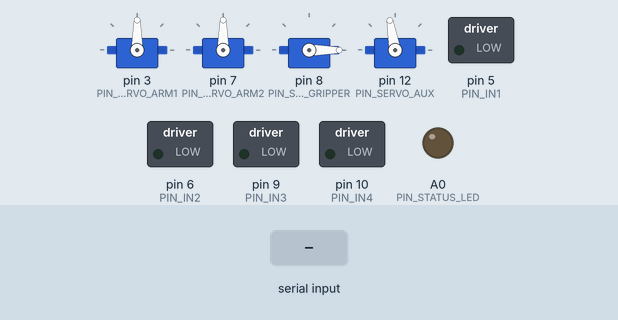
Recording of a sketch running on a simulated Arduino Uno, built with avr-gcc and run on an emulated ATmega328P. On the bench: 4 × servo, switched loads named in the sketch (green lamp = pin HIGH), output pins drawn as LEDs (lit = HIGH). The inputs (shaded band) are chosen by the test bench.

Above: at 1.2 s.
1.3 s: "G120\n" received over Serial
At 3.9 s:
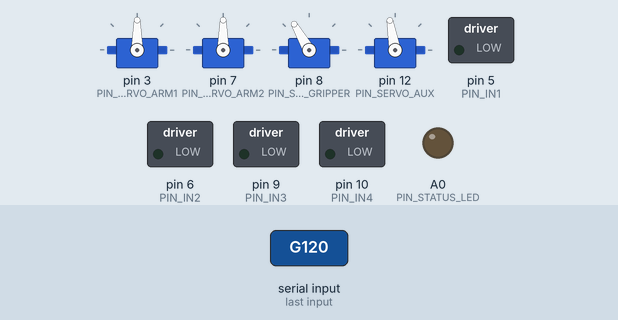
4.3 s: "30,150,10\n" received over Serial
At 6.6 s:
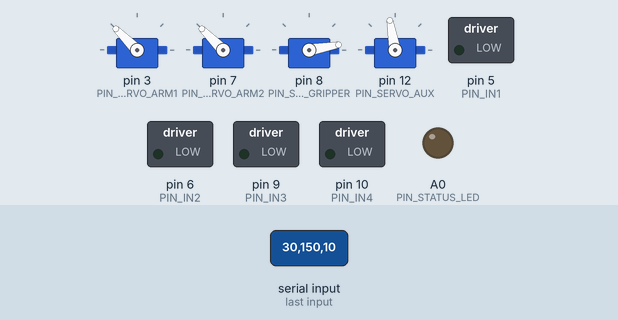
7.3 s: "30,150,10,200\n" received over Serial
At 9.5 s:
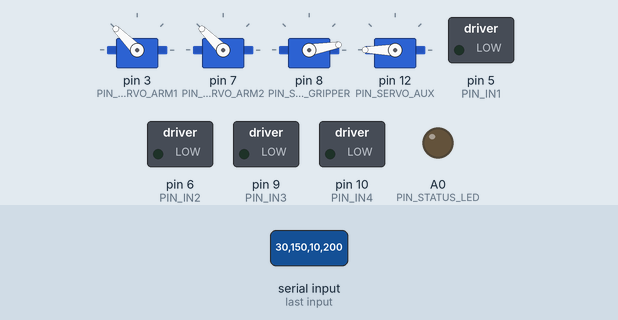
10.0 s: "5\n" received over Serial
At 10.4 s:
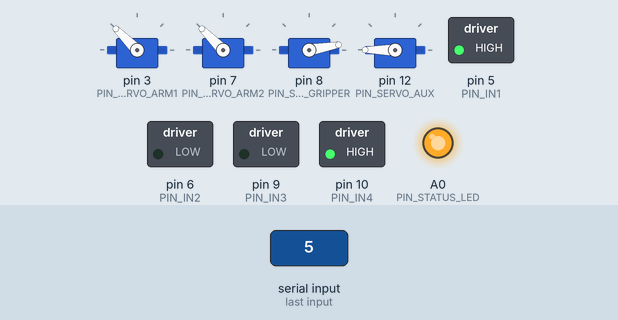
12.0 s: "200\n" received over Serial
At 12.4 s:
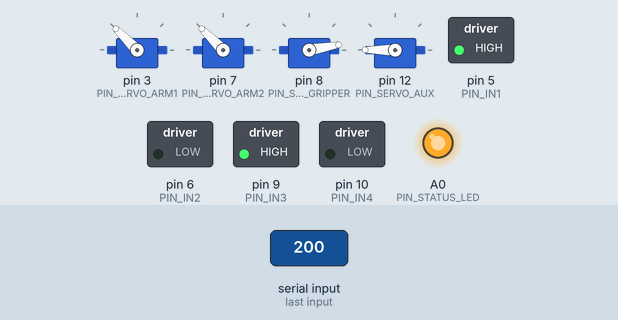
14.0 s: "1,90\n" received over Serial
At 15.0 s:
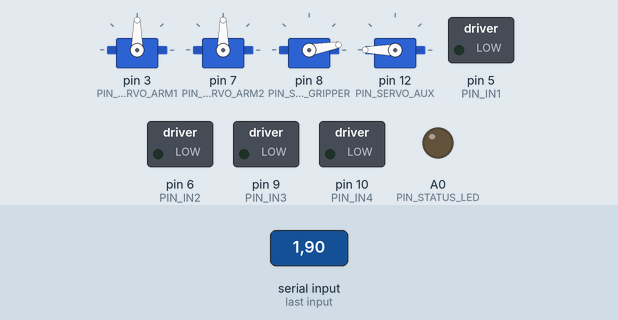
Timing chart, 0 to 17.0 s (numbered marks = the images above; inputs shaded):
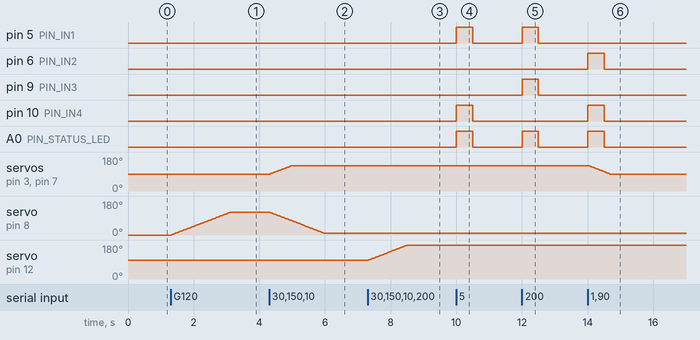

Measured:
- after the input at 1.3 s, servo on pin 8 (PIN_SERVO_GRIPPER): moves from 0° to 120° over 1.8 s, starting at once
- after the input at 4.3 s, servo on pin 3 (PIN_SERVO_ARM1), servo on pin 7 (PIN_SERVO_ARM2): moves from 90° to 135° over 0.66 s, starting at once; servo on pin 8 (PIN_SERVO_GRIPPER): moves from 120° to 10° over 1.6 s, starting at once
- after the input at 7.3 s, servo on pin 12 (PIN_SERVO_AUX): moves from 100° to 180° over 1.2 s, starting at once
- after the input at 10.0 s, pin 5 (PIN_IN1), pin 10 (PIN_IN4), A0 (PIN_STATUS_LED): LOW → HIGH at once, → LOW 0.50 s later
- after the input at 12.0 s, pin 5 (PIN_IN1), pin 9 (PIN_IN3), A0 (PIN_STATUS_LED): LOW → HIGH at once, → LOW 0.50 s later
- after the input at 14.0 s, pin 6 (PIN_IN2), pin 10 (PIN_IN4), A0 (PIN_STATUS_LED): LOW → HIGH at once, → LOW 0.50 s later; servo on pin 3 (PIN_SERVO_ARM1), servo on pin 7 (PIN_SERVO_ARM2): moves from 135° to 90° over 0.65 s, starting at once

The sketch:

slave.ino
```cpp
/*
 * Basra car slave, rebuilt from the original slave.abp logic.
 *
 * Communication follows the source project:
 *   Serial.read() receives text lines from the wireless serial module.
 *
 * Supported formats:
 *   "1"          old source-compatible drive-only command
 *   "1,90,60"    drive command, arm angle, gripper angle
 *   "1,90,60,100" drive command, arm angle, gripper angle, aux angle
 *   "G120"       debug shortcut: gripper angle
 *   "A110"       debug shortcut: D12 aux servo angle
 *
 * Motor pins requested:
 *   IN1 = D5
 *   IN2 = D6
 *   IN3 = D9
 *   IN4 = D10
 *
 * D12 is used by the aux servo in this serial-wireless version.
 */

#include <Servo.h>
#include <stdlib.h>
#include <string.h>

#define PIN_IN1          5
#define PIN_IN2          6
#define PIN_IN3          9
#define PIN_IN4          10
#define PIN_STATUS_LED   A0

#define PIN_SERVO_ARM1       3
#define PIN_SERVO_ARM2       7
#define PIN_SERVO_GRIPPER    8
#define PIN_SERVO_AUX        12

#define SERIAL_BAUD      9600
#define RX_TIMEOUT_MS    500
#define SERVO_STEP_DELAY_MS  15   // 每步间隔(ms)，越大越慢
#define SERVO_STEP_SIZE      1    // 每步角度，越小越平滑

#define CMD_FORWARD      1
#define CMD_BACKWARD     2
#define CMD_STOP         3
#define CMD_LEFT         4
#define CMD_RIGHT        5

#define ARM_CENTER       90
#define ARM_MIN_ANGLE    45
#define ARM_MAX_ANGLE    135
#define GRIPPER_CLOSE    0
#define GRIPPER_OPEN     120

#define AUX_HOME         100
#define AUX_MIN_ANGLE    0
#define AUX_MAX_ANGLE    180

static unsigned long lastRxMs = 0;
static unsigned long lastServoStepMs = 0;
static uint8_t currentCmd = CMD_STOP;
static uint8_t currentArmAngle = ARM_CENTER;
static uint8_t targetArmAngle = ARM_CENTER;
static uint8_t currentGripperAngle = GRIPPER_CLOSE;
static uint8_t targetGripperAngle = GRIPPER_CLOSE;
static uint8_t currentAuxAngle = AUX_HOME;
static uint8_t targetAuxAngle = AUX_HOME;
static char rxLine[24];
static uint8_t rxLen = 0;

static Servo servoArm1;
static Servo servoArm2;
static Servo servoGripper;
static Servo servoAux;

static void writeMotors(uint8_t in1, uint8_t in2, uint8_t in3, uint8_t in4) {
  digitalWrite(PIN_IN1, in1);
  digitalWrite(PIN_IN2, in2);
  digitalWrite(PIN_IN3, in3);
  digitalWrite(PIN_IN4, in4);
}

static void stopCar() {
  writeMotors(LOW, LOW, LOW, LOW);
}

static void forward() {
  writeMotors(LOW, HIGH, LOW, HIGH);
}

static void backward() {
  writeMotors(HIGH, LOW, HIGH, LOW);
}

static void left() {
  writeMotors(LOW, HIGH, HIGH, LOW);
}

static void right() {
  writeMotors(HIGH, LOW, LOW, HIGH);
}

static void runCommand(uint8_t cmd) {
  switch (cmd) {
    case CMD_FORWARD:
      forward();
      break;
    case CMD_BACKWARD:
      backward();
      break;
    case CMD_LEFT:
      left();
      break;
    case CMD_RIGHT:
      right();
      break;
    case CMD_STOP:
    default:
      stopCar();
      break;
  }
}

static void setArmAngle(uint8_t angle) {
  targetArmAngle = constrain(angle, ARM_MIN_ANGLE, ARM_MAX_ANGLE);
}

static void writeArmHome() {
  currentArmAngle = ARM_CENTER;
  targetArmAngle = ARM_CENTER;
  servoArm1.write(ARM_CENTER);
  servoArm2.write(ARM_CENTER);
}

static void setGripperAngle(uint8_t angle) {
  targetGripperAngle = constrain(angle, GRIPPER_CLOSE, GRIPPER_OPEN);
}

static void writeGripperHome() {
  currentGripperAngle = GRIPPER_CLOSE;
  targetGripperAngle = GRIPPER_CLOSE;
  servoGripper.write(GRIPPER_CLOSE);
}

static void setAuxAngle(uint8_t angle) {
  targetAuxAngle = constrain(angle, AUX_MIN_ANGLE, AUX_MAX_ANGLE);
}

static void writeAuxHome() {
  currentAuxAngle = AUX_HOME;
  targetAuxAngle = AUX_HOME;
  servoAux.write(AUX_HOME);
}

static uint8_t stepTowards(uint8_t current, uint8_t target) {
  int diff = (int)target - (int)current;
  if (abs(diff) <= (int)SERVO_STEP_SIZE) {
    return target;
  }
  return (uint8_t)((int)current + (diff > 0 ? (int)SERVO_STEP_SIZE : -(int)SERVO_STEP_SIZE));
}

static void updateServos() {
  unsigned long now = millis();
  if (now - lastServoStepMs < SERVO_STEP_DELAY_MS) {
    return;
  }
  lastServoStepMs = now;

  if (currentArmAngle != targetArmAngle) {
    currentArmAngle = stepTowards(currentArmAngle, targetArmAngle);
    servoArm1.write(currentArmAngle);
    servoArm2.write(currentArmAngle);
  }

  if (currentGripperAngle != targetGripperAngle) {
    currentGripperAngle = stepTowards(currentGripperAngle, targetGripperAngle);
    servoGripper.write(currentGripperAngle);
  }

  if (currentAuxAngle != targetAuxAngle) {
    currentAuxAngle = stepTowards(currentAuxAngle, targetAuxAngle);
    servoAux.write(currentAuxAngle);
  }
}

static void initArm() {
  servoArm1.attach(PIN_SERVO_ARM1);
  servoArm2.attach(PIN_SERVO_ARM2);
  servoGripper.attach(PIN_SERVO_GRIPPER);
  servoAux.attach(PIN_SERVO_AUX);

  writeArmHome();
  writeGripperHome();
  writeAuxHome();
}

static void applyParsedCommand(uint8_t driveCmd, int armAngle, int gripperAngle, int auxAngle) {
  currentCmd = driveCmd;
  lastRxMs = millis();
  runCommand(currentCmd);

  if (armAngle >= 0) {
    setArmAngle((uint8_t)armAngle);
  }

  if (gripperAngle >= 0) {
    setGripperAngle((uint8_t)gripperAngle);
  }

  if (auxAngle >= 0) {
    setAuxAngle((uint8_t)auxAngle);
  }
}

static void parseLine(char *line) {
  if (line[0] == 'G' || line[0] == 'g') {
    setGripperAngle((uint8_t)atoi(line + 1));
    return;
  }

  if (line[0] == 'A' || line[0] == 'a') {
    setAuxAngle((uint8_t)atoi(line + 1));
    return;
  }

  if (line[0] < '1' || line[0] > '5') {
    return;
  }

  uint8_t driveCmd = (uint8_t)(line[0] - '0');
  int armAngle = -1;
  int gripperAngle = -1;
  int auxAngle = -1;

  char *firstComma = strchr(line, ',');
  if (firstComma != NULL) {
    armAngle = atoi(firstComma + 1);

    char *secondComma = strchr(firstComma + 1, ',');
    if (secondComma != NULL) {
      gripperAngle = atoi(secondComma + 1);

      char *thirdComma = strchr(secondComma + 1, ',');
      if (thirdComma != NULL) {
        auxAngle = atoi(thirdComma + 1);
      }
    }
  }

  applyParsedCommand(driveCmd, armAngle, gripperAngle, auxAngle);
}

static void readSerialCommands() {
  while (Serial.available() > 0) {
    int b = Serial.read();

    if (b >= 1 && b <= 5) {
      applyParsedCommand((uint8_t)b, -1, -1, -1);
      rxLen = 0;
      continue;
    }

    if (b == '\n' || b == '\r') {
      if (rxLen > 0) {
        rxLine[rxLen] = '\0';
        parseLine(rxLine);
        rxLen = 0;
      }
      continue;
    }

    if (rxLen < sizeof(rxLine) - 1) {
      rxLine[rxLen++] = (char)b;
    } else {
      rxLen = 0;
    }
  }
}

void setup() {
  digitalWrite(PIN_IN1, LOW);
  digitalWrite(PIN_IN2, LOW);
  digitalWrite(PIN_IN3, LOW);
  digitalWrite(PIN_IN4, LOW);

  pinMode(PIN_IN1, OUTPUT);
  pinMode(PIN_IN2, OUTPUT);
  pinMode(PIN_IN3, OUTPUT);
  pinMode(PIN_IN4, OUTPUT);
  pinMode(PIN_STATUS_LED, OUTPUT);

  stopCar();
  initArm();
  Serial.begin(SERIAL_BAUD);
  lastRxMs = millis();
}

void loop() {
  readSerialCommands();

  if (millis() - lastRxMs > RX_TIMEOUT_MS) {
    currentCmd = CMD_STOP;
    stopCar();
  }

  updateServos();

  digitalWrite(PIN_STATUS_LED, currentCmd == CMD_STOP ? LOW : HIGH);
}
```
